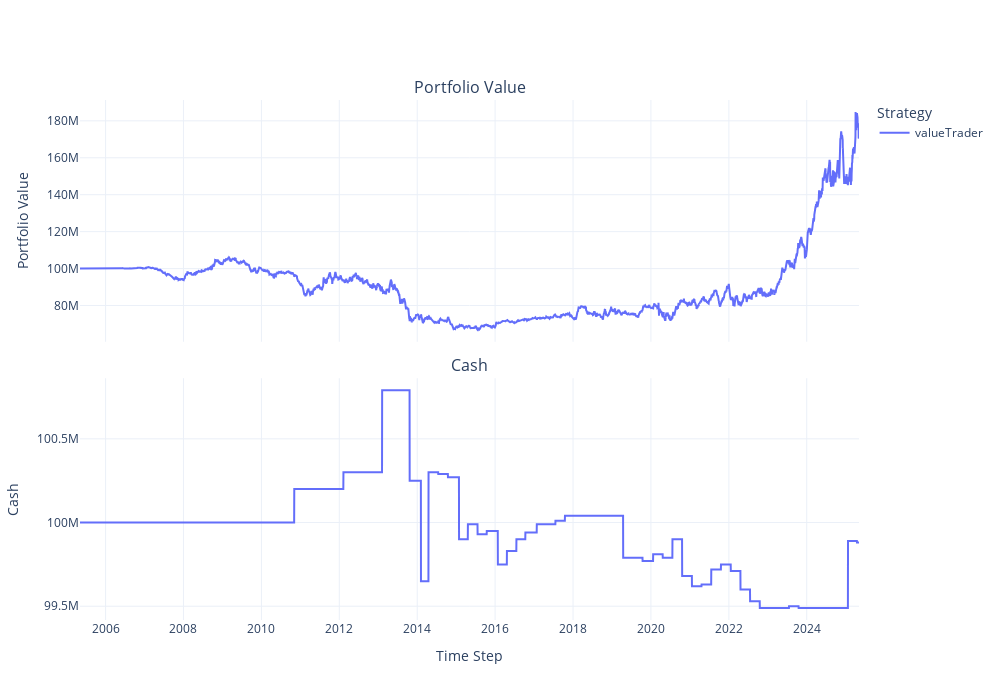

This figure's notebook cell:
### Code cell
# Strategy instances
strategies = {
    "valueTrader": valueTrader,

}

global_perf(strategies, "Value")

peformance_metrics(strategies)

### Figure 1 — Plotly figure (JSON) as saved in the notebook; plotly's stock layout.template omitted (floating-point values rounded to 4 significant figures; data arrays with more than 128 entries replaced by an {"elided": "..."} marker saying what was removed)
{"data": [{"legendgroup": "valueTrader", "line": {"color": "#636EFA"}, "mode": "lines", "name": "valueTrader", "showlegend": true, "type": "scatter", "x": {"elided": "5031 str values"}, "xaxis": "x", "y": {"elided": "5031 float values"}, "yaxis": "y"}, {"legendgroup": "valueTrader", "line": {"color": "#636EFA"}, "mode": "lines", "name": "valueTrader", "showlegend": false, "type": "scatter", "x": {"elided": "5031 str values"}, "xaxis": "x2", "y": {"elided": "5031 int values"}, "yaxis": "y2"}], "layout": {"annotations": [{"font": {"size": 16}, "showarrow": false, "text": "Portfolio Value", "x": 0.5, "xanchor": "center", "xref": "paper", "y": 1.0, "yanchor": "bottom", "yref": "paper"}, {"font": {"size": 16}, "showarrow": false, "text": "Cash", "x": 0.5, "xanchor": "center", "xref": "paper", "y": 0.465, "yanchor": "bottom", "yref": "paper"}], "height": 700, "legend": {"title": {"text": "Strategy"}}, "width": 1000, "xaxis": {"anchor": "y", "domain": [0, 1], "matches": "x2", "showticklabels": false}, "xaxis2": {"anchor": "y2", "domain": [0, 1], "title": {"text": "Time Step"}}, "yaxis": {"anchor": "x", "domain": [0.535, 1.0], "title": {"text": "Portfolio Value"}}, "yaxis2": {"anchor": "x2", "domain": [0, 0.465], "title": {"text": "Cash"}}}}
